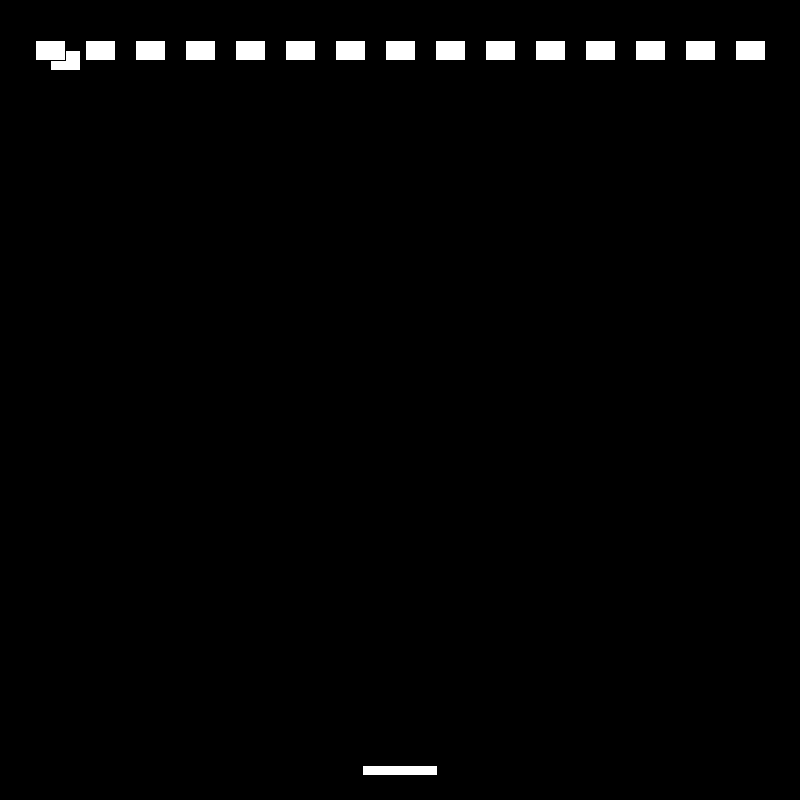
Frame 1 (no input)
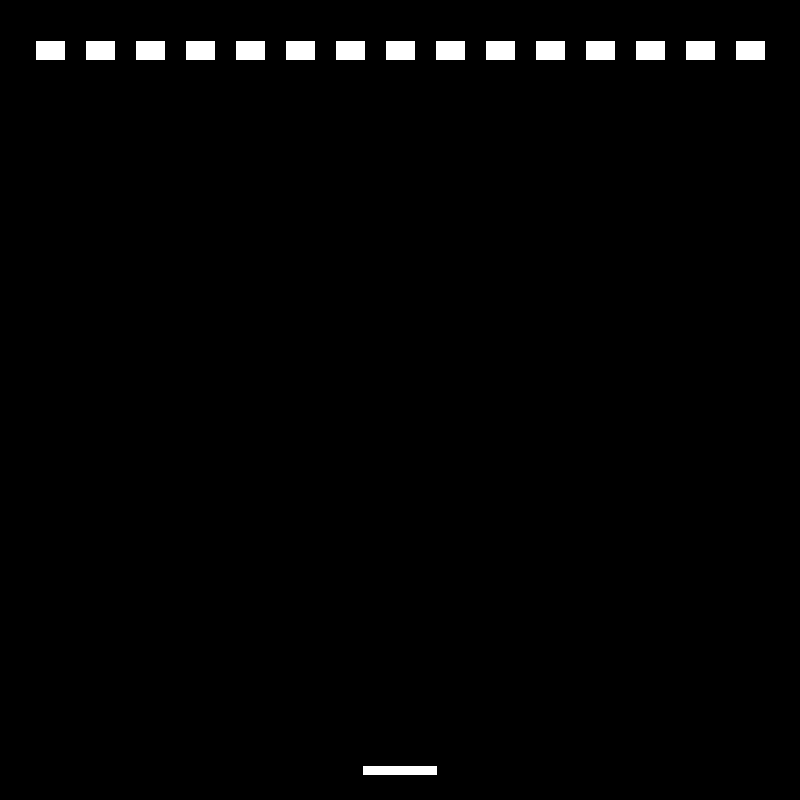
Frame 60 (the mouse pressed at the canvas centre just before this capture)
Frame 120 (the mouse held since frame 60 and released just before this capture): identical to frame 60, image omitted

The Processing sketch that drew these frames (run headless with seeded random() and noise(); from frame 60 on, the mouse is pressed at the canvas centre):

// Processing sketch: Space_invaders
// ── Space_invaders.pde

Cannon myCannon;
ArrayList <Enemy> enemies;
ArrayList<Bullet> bullets;
Enemy myEnemy;

void setup() {
  size(800, 800);


  myCannon = new Cannon(width/2);
  enemies = new ArrayList<Enemy>();
  bullets = new ArrayList<Bullet>();
  myEnemy = new Enemy(255, 50, 50);

  for (int i = 0; i < 15; i++) {
    enemies.add(new Enemy(255, 50*i+50, 50));
  }
}

void draw() {
  background(0);
  myEnemy.run();
  myCannon.run();

  for (Enemy e : enemies) {
    e.run();
  }

  for (Bullet b : bullets) {
    b.run();
  }
  
  for (int i = enemies.size() - 1; i >= 0 ; i--) {
    Enemy enemy = enemies.get(i);
    
    if (enemy.checkCollision(bullets)) {
      enemies.remove(i);
    }
  }
}

// ── class_bullet.pde
class Bullet {

  //float xpos, ypos;
  //float Yspeed;
  
  PVector pos;
  PVector speed;

  Bullet() {
    
    pos = new PVector(0, 0);
    speed = new PVector(0, 0);

    //xpos = myCannon.xpos;
    //ypos = height - 30;
    
    pos.x = myCannon.xpos;
    pos.y = height - 30;

    speed.y = 10;
  }

  void run() {
    update();
    render();
  }

  void update() {
    //ypos = ypos - speed;
    
    pos.sub(speed);
  }

  void render() {
    fill(255);
    rectMode(CENTER);
    rect(pos.x,pos.y,5,5);
    
  }
}

// ── class_cannon.pde
class Cannon {

  float xpos;

  boolean fired = false;

  Cannon(float _xpos) {
    xpos = _xpos;
  }

  void run() {
    update();
    render();
  }

  void update() {
    
    if (keyPressed) {
      switch(keyCode) {
      case LEFT:
        xpos -= 10;
        break;
      case RIGHT:
        xpos += 10;
        break;
      }

      switch(key) {
      case ' ':
        if (!fired) {
          bullets.add(new Bullet());
          fired = true;
        }
        break;
      }
    }

    if (!keyPressed) {
      fired = false;
    }

    if (xpos<50) {
      xpos=50;
    }
    if (xpos>width - 50) {
      xpos=width - 50;
    }
  }

  void render() {
    rectMode(CENTER);
    fill(255);
    rect(xpos, height - 30, 75, 10);
  }
}

// ── class_enemy.pde
class Enemy {

  //float xpos, ypos;
  color col;
  
  PVector pos;

  Enemy(color _col, float _xpos, float _ypos) {
    
    pos = new PVector(0,0);
    
    col = _col;
    pos.x = _xpos;
    pos.y = _ypos;
  }

  void run() {
    update();
    render();
  }

  void update() {
    if (frameCount % 180 == 0) {
      pos.y = pos.y + 10;
    }
  }

  void render() {
    fill(col);
    rect(pos.x, pos.y, 30, 20);
  }

  boolean checkCollision(ArrayList<Bullet> bullets) {
    for (Bullet bullet : bullets) {
      if (pos.dist(bullet.pos) < 20) {
        return true;
      }
    }
    return false;
  }
}
